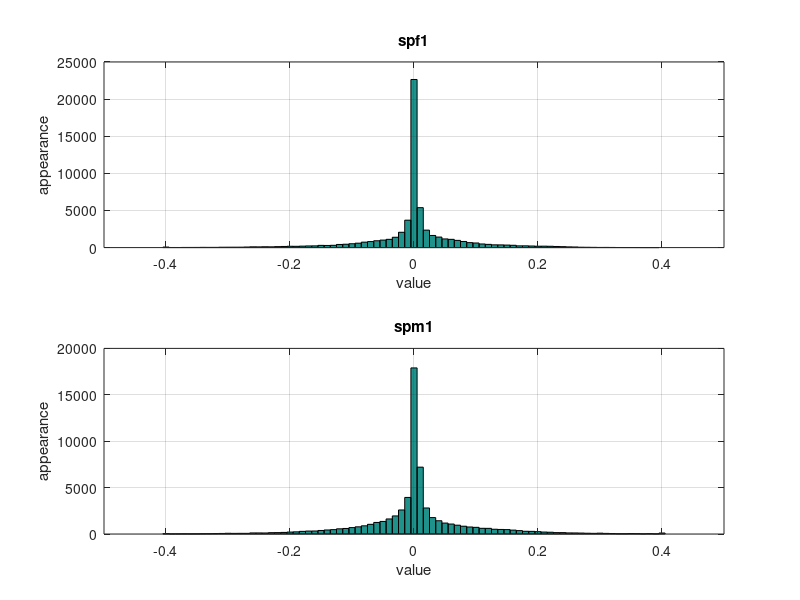

The MATLAB source for this figure: (Note: this script raises an error after producing the figure.)
clc;
clear;
close all;

load('spf1');
load('spm1');

figure(1);
title('Distribution of values in sample signals');
subplot(2,1,1);
hist(spf1, -0.4:0.01:0.4);
title('spf1');
xlabel('value');
ylabel('appearance');
xlim([-0.5 0.5]);
grid();
subplot(2,1,2);
hist(spm1, -0.4:0.01:0.4);
title('spm1');
xlabel('value');
ylabel('appearance');
xlim([-0.5 0.5]);
grid();
print -dpdf 'hist';

W_range = 1:80;
for W = W_range
    spf1_quant = round(spf1 .* 2^(W - 1)) .* 2^(-(W - 1));
    spm1_quant = round(spm1 .* 2^(W - 1)) .* 2^(-(W - 1));
    snrf(W) = snr(spf1_quant, spf1 - spf1_quant);
    snrm(W) = snr(spm1_quant, spm1 - spm1_quant);
end
figure(2);
plot(W_range, snrf, W_range, snrm, W_range, W_range .* 6, 'LineWidth', 3);
title('Quantisation noise as function of word width');
legend('spf1', 'spm1');
xlabel('Word width [Bits]');
ylabel('SNR [dB]');
grid();
print -dpdf 'snr';
